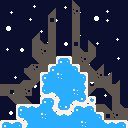

Tiled map render using the project's own tile images. Description and the whole map definition, tile-layer contents included, below:
An orthogonal 16x16 tile map with 8x8 px tiles, 2 tile layers (BgLayer, MainLayer), 1 image layer and 3 objects (Grass, Flag, Player).

<map version="1.10" tiledversion="1.10.2" orientation="orthogonal" renderorder="right-down" width="16" height="16" tilewidth="8" tileheight="8" infinite="0" nextlayerid="7" nextobjectid="5">
 <tileset firstgid="1" name="spritemap" tilewidth="8" tileheight="8" tilecount="176" columns="16">
  <image source="spritemap.png" width="128" height="88" />
 </tileset>
 <imagelayer id="5" name="Bg">
  <image source="bg.png" width="128" height="128" />
 </imagelayer>
 <layer id="1" name="BgLayer" width="16" height="16">
  <data encoding="csv">
0,0,0,0,0,0,0,0,0,0,0,0,0,0,0,0,
0,0,0,0,0,0,0,0,0,0,0,0,0,0,0,0,
0,0,0,0,0,0,0,0,0,0,0,0,0,0,0,0,
0,0,0,0,0,0,0,0,0,0,0,0,0,0,0,0,
0,0,0,0,59,0,41,0,0,0,0,0,0,0,0,0,
0,0,0,0,41,104,41,0,0,0,0,58,0,0,0,0,
0,0,0,0,41,57,41,0,0,41,104,41,0,0,0,0,
0,0,0,0,43,41,41,0,0,41,57,42,0,0,0,0,
0,0,0,105,57,41,0,0,0,0,41,58,59,0,0,0,
0,0,0,43,41,0,0,0,0,0,0,41,57,105,0,0,
89,89,105,41,42,0,0,0,0,0,0,17,41,41,105,0,
41,17,41,57,0,0,0,0,0,0,0,42,0,43,41,0,
0,43,41,58,0,0,0,0,0,0,0,0,0,0,41,0,
0,0,0,0,0,0,0,0,0,0,0,0,41,58,41,104,
0,0,0,0,0,0,0,0,0,0,0,0,0,17,57,41,
0,0,0,0,0,0,0,0,0,0,0,0,0,0,0,0
</data>
 </layer>
 <layer id="2" name="MainLayer" width="16" height="16">
  <data encoding="csv">
0,0,0,0,0,0,0,0,0,58,0,0,0,0,0,0,
0,0,0,0,0,0,59,0,0,57,0,0,0,0,0,0,
0,0,0,0,0,0,17,0,0,41,0,0,0,0,0,0,
0,0,0,0,0,0,41,0,0,41,0,0,0,0,0,0,
0,0,0,0,0,0,0,0,0,41,0,0,0,0,0,0,
0,0,0,0,0,0,0,0,0,17,0,0,0,0,0,0,
0,0,0,0,0,0,0,0,0,0,0,0,0,0,0,0,
0,0,0,0,0,0,0,34,36,0,0,0,0,0,0,0,
0,0,0,0,0,0,34,38,38,36,0,0,0,0,0,0,
0,0,0,0,0,34,38,73,38,38,36,0,0,0,0,0,
0,0,0,0,0,37,38,38,38,38,39,0,0,0,0,0,
0,0,0,0,0,50,51,38,38,73,39,0,0,0,0,0,
0,0,0,0,0,34,36,37,38,51,52,33,0,0,0,0,
0,0,34,35,35,38,39,50,52,34,35,36,0,0,0,0,
0,0,50,38,38,73,38,35,35,38,38,38,36,0,0,0,
34,35,36,37,38,38,38,38,38,38,73,38,38,35,35,36
</data>
 </layer>
 <objectgroup id="4" name="ObjectLayerNonInteractable">
  <object id="2" name="Grass" gid="64" x="32" y="104" width="8" height="8" />
 </objectgroup>
 <objectgroup id="6" name="Strawberry" />
 <objectgroup id="3" name="ObjectLayerInteractable">
  <object id="3" name="Flag" type="Flag" gid="119" x="60" y="56" width="8" height="8" />
  <object id="4" name="Player" type="Player" gid="2" x="0" y="120" width="8" height="8" />
 </objectgroup>
</map>
